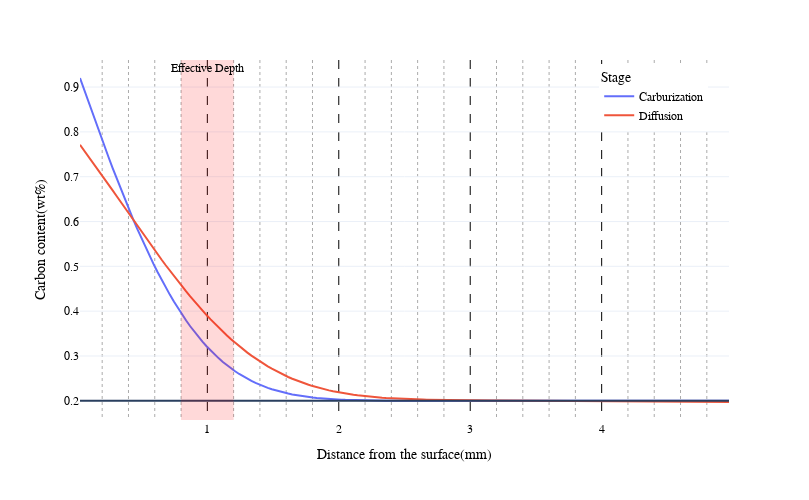

The notebook cell this image was saved under:
### Code cell
fig = px.line(
    csv_df, 
    x="Distance from the surface(mm)", 
    y="Carbon content(wt%)", 
    color="Stage",
    width=809, height=500, 
    template = "plotly_white", # ggplot2 plotly_white seaborn none simple_white
    )

fig.update_xaxes(gridcolor='black', griddash='dash', minor_griddash="dot")

fig.update_layout(
    font_family="Times New Roman",
    font_color="black",
    title_font_family="Times New Roman",
    title_font_color="red", 
    legend_title_font_color="black",
    legend=dict(
        yanchor="top",
        y=0.99,
        xanchor="left",
        x=0.8),
)

fig.add_hline(y=0.2)
fig.add_vrect(x0=0.8, x1=1.2,
              fillcolor="red", opacity=0.15, line_width=0,
              annotation_text="Effective Depth", annotation_position="top",)

fig.show()

### Figure 1 — Plotly figure (JSON) as saved in the notebook; plotly's stock layout.template omitted (floating-point values rounded to 4 significant figures; data arrays with more than 128 entries replaced by an {"elided": "..."} marker saying what was removed)
{"data": [{"hovertemplate": "Stage=Carburization<br>Distance from the surface(mm)=%{x}<br>Carbon content(wt%)=%{y}<extra></extra>", "legendgroup": "Carburization", "line": {"color": "#636efa", "dash": "solid"}, "marker": {"symbol": "circle"}, "mode": "lines", "name": "Carburization", "orientation": "v", "showlegend": true, "type": "scatter", "x": {"elided": "160 float values"}, "xaxis": "x", "y": {"elided": "160 float values"}, "yaxis": "y"}, {"hovertemplate": "Stage=Diffusion<br>Distance from the surface(mm)=%{x}<br>Carbon content(wt%)=%{y}<extra></extra>", "legendgroup": "Diffusion", "line": {"color": "#EF553B", "dash": "solid"}, "marker": {"symbol": "circle"}, "mode": "lines", "name": "Diffusion", "orientation": "v", "showlegend": true, "type": "scatter", "x": {"elided": "160 float values"}, "xaxis": "x", "y": {"elided": "160 float values"}, "yaxis": "y"}], "layout": {"annotations": [{"showarrow": false, "text": "Effective Depth", "x": 1, "xanchor": "center", "xref": "x", "y": 1, "yanchor": "top", "yref": "y domain"}], "font": {"color": "black", "family": "Times New Roman"}, "height": 500, "legend": {"title": {"font": {"color": "black"}, "text": "Stage"}, "tracegroupgap": 0, "x": 0.8, "xanchor": "left", "y": 0.99, "yanchor": "top"}, "margin": {"t": 60}, "shapes": [{"type": "line", "x0": 0, "x1": 1, "xref": "x domain", "y0": 0.2, "y1": 0.2, "yref": "y"}, {"fillcolor": "red", "line": {"width": 0}, "opacity": 0.15, "type": "rect", "x0": 0.8, "x1": 1.2, "xref": "x", "y0": 0, "y1": 1, "yref": "y domain"}], "title": {"font": {"color": "red", "family": "Times New Roman"}}, "width": 809, "xaxis": {"anchor": "y", "domain": [0, 1], "gridcolor": "black", "griddash": "dash", "minor": {"griddash": "dot"}, "title": {"text": "Distance from the surface(mm)"}}, "yaxis": {"anchor": "x", "domain": [0, 1], "title": {"text": "Carbon content(wt%)"}}}}
